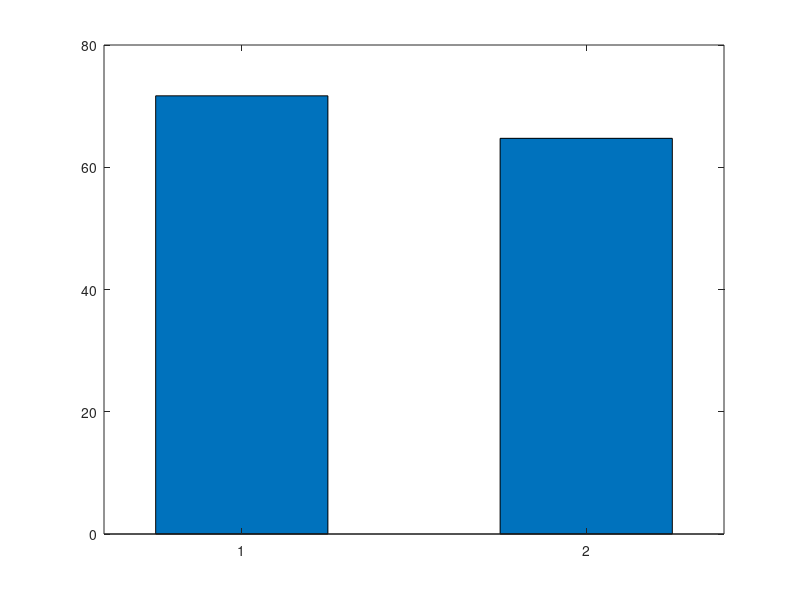

The MATLAB script that drew this image: (Note: this script raises an error after producing the figure.)
% =========================================================================
% COMPARACIÓN DE ESTRATEGIAS: ABC INDIVIDUAL vs ABC GLOBAL (3D)
% =========================================================================
clear; clc; close all;

%% 1. PARÁMETROS DE ENTRADA (Misma configuración física)
num_filas = 50; 
num_cols = 100;
num_plantas = 3;
est_por_planta = num_filas * num_cols; % 5.000
total_estanterias = est_por_planta * num_plantas; % 15.000

puertas = [1, 50; 50, 10; 50, 90];
P = [0.50, 0.25, 0.25]; 

% Penalización vertical en celdas (basado en 18 metros a 1.2 m/s)
penalizacion_celdas = 12; 
dist_planta = [penalizacion_celdas, 2*penalizacion_celdas, 3*penalizacion_celdas];

% Inventario y Frecuencia de Movimientos
pct_A = 0.15;   movimientos_A = 0.80; % 80% del trabajo diario
pct_B = 0.15;   movimientos_B = 0.15; % 15% del trabajo diario
pct_C = 0.70;   movimientos_C = 0.05; % 5% del trabajo diario

%% 2. CÁLCULO DE LA MATRIZ f GLOBAL
matriz_f = zeros(num_filas, num_cols, num_plantas);
num_puertas = size(puertas, 1);

for p = 1:num_plantas
    for r = 1:num_filas
        for c = 1:num_cols
            f_val = 0;
            for d = 1:num_puertas
                dist_horizontal_celdas = abs(r - puertas(d, 1)) + abs(c - puertas(d, 2));
                f_val = f_val + P(d) * (dist_horizontal_celdas + dist_planta(p));
            end
            matriz_f(r, c, p) = f_val;
        end
    end
end

%% 3. ESTRATEGIA 1: ABC INDIVIDUAL (Por planta separada)
% Cantidades a repartir EN CADA PLANTA
num_A_ind = round(est_por_planta * pct_A); % 750
num_B_ind = round(est_por_planta * pct_B); % 750
num_C_ind = est_por_planta - num_A_ind - num_B_ind; % 3500

coste_total_ind = 0;

for p = 1:num_plantas
    % Extraemos los valores f solo de esta planta y los ordenamos
    f_planta = matriz_f(:, :, p);
    f_ordenado_planta = sort(f_planta(:));
    
    % Asignamos pesos y calculamos coste
    suma_f_A_ind = sum(f_ordenado_planta(1 : num_A_ind));
    suma_f_B_ind = sum(f_ordenado_planta(num_A_ind + 1 : num_A_ind + num_B_ind));
    suma_f_C_ind = sum(f_ordenado_planta(num_A_ind + num_B_ind + 1 : end));
    
    % El coste es la suma de f ponderada por el peso por celda de esa categoría
    peso_celda_A = movimientos_A / (num_A_ind * 3); % Repartido en 3 plantas
    peso_celda_B = movimientos_B / (num_B_ind * 3);
    peso_celda_C = movimientos_C / (num_C_ind * 3);
    
    coste_total_ind = coste_total_ind + (suma_f_A_ind * peso_celda_A) + ...
                                        (suma_f_B_ind * peso_celda_B) + ...
                                        (suma_f_C_ind * peso_celda_C);
end

%% 4. ESTRATEGIA 2: ABC GLOBAL (Teniendo en cuenta las 3 plantas)
% Cantidades a repartir EN TOTAL
num_A_glob = round(total_estanterias * pct_A); % 2250
num_B_glob = round(total_estanterias * pct_B); % 2250
num_C_glob = total_estanterias - num_A_glob - num_B_glob; % 10500

% Ordenamos TODAS las celdas del edificio juntas
f_ordenado_glob = sort(matriz_f(:));

suma_f_A_glob = sum(f_ordenado_glob(1 : num_A_glob));
suma_f_B_glob = sum(f_ordenado_glob(num_A_glob + 1 : num_A_glob + num_B_glob));
suma_f_C_glob = sum(f_ordenado_glob(num_A_glob + num_B_glob + 1 : end));

% Coste Global
peso_celda_A_g = movimientos_A / num_A_glob;
peso_celda_B_g = movimientos_B / num_B_glob;
peso_celda_C_g = movimientos_C / num_C_glob;

coste_total_glob = (suma_f_A_glob * peso_celda_A_g) + ...
                   (suma_f_B_glob * peso_celda_B_g) + ...
                   (suma_f_C_glob * peso_celda_C_g);

%% 5. ANÁLISIS DE RESULTADOS Y GRÁFICA
ahorro_absoluto = coste_total_ind - coste_total_glob;
ahorro_porcentaje = (ahorro_absoluto / coste_total_ind) * 100;

% Imprimir Resultados
fprintf('======================================================\n');
fprintf('  COMPARATIVA DE ESTRATEGIAS DE ALMACENAMIENTO\n');
fprintf('======================================================\n\n');

fprintf('ESTRATEGIA 1: ABC por Planta Individual\n');
fprintf('   El producto A se reparte obligatoriamente en P1, P2 y P3.\n');
fprintf('   Índice de Coste Logístico Diario: %.2f\n\n', coste_total_ind);

fprintf('ESTRATEGIA 2: ABC Global Optimizado 3D\n');
fprintf('   El producto A se concentra en las mejores zonas de la P1.\n');
fprintf('   Índice de Coste Logístico Diario: %.2f\n\n', coste_total_glob);

fprintf('======================================================\n');
fprintf('CONCLUSIÓN:\n');
fprintf('La Estrategia Global es un %.2f%% más eficiente.\n', ahorro_porcentaje);
fprintf('======================================================\n');

% Gráfica de Barras para visualización
figure('Name', 'Comparativa de Eficiencia', 'NumberTitle', 'off', 'Position', [200, 200, 600, 400]);
b = bar([1, 2], [coste_total_ind, coste_total_glob], 0.5);
b.FaceColor = 'flat';
b.CData(1,:) = [0.8 0.2 0.2]; % Rojo para la estrategia mala
b.CData(2,:) = [0.2 0.8 0.2]; % Verde para la estrategia buena

set(gca, 'XTickLabel', {'Estrategia 1: ABC por Planta', 'Estrategia 2: ABC Global 3D'});
ylabel('Coste Logístico Diario (f \times Movimientos)');
title(sprintf('Ahorro del %.2f%% en desplazamientos', ahorro_porcentaje));
grid on;
